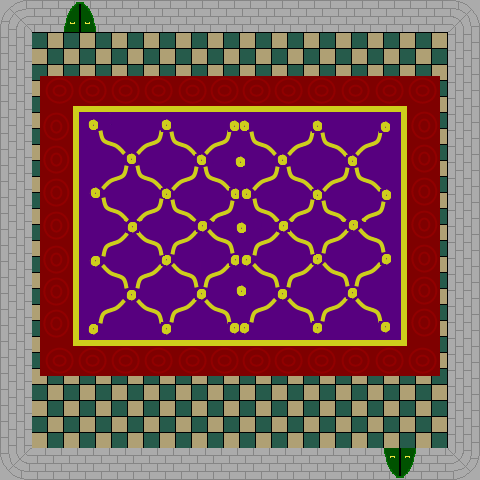

A 2D game scene composited from a Tiled map and its tileset images. What follows is a short description and the map's XML, with each tile layer's data collapsed to a summary:
An orthogonal 15x15 tile map with 32x32 px tiles, 2 tile layers (Tile Layer 1, giant carpet), 5 tilesets and 6 objects (4x torch, 2x carpet).

<map version="1.0" orientation="orthogonal" width="15" height="15" tilewidth="32" tileheight="32">
 <tileset firstgid="1" name="tiles-wall-floor" tilewidth="32" tileheight="32">
  <image source="../sprites/tiles-wall-floor.png" width="128" height="128" />
 </tileset>
 <tileset firstgid="17" name="walls-with-door" tilewidth="32" tileheight="32">
  <image source="../sprites/walls-with-door.png" width="128" height="128" />
 </tileset>
 <tileset firstgid="33" name="carpet" tilewidth="32" tileheight="32">
  <image source="../sprites/carpet.png" width="32" height="32" />
 </tileset>
 <tileset firstgid="34" name="torch" tilewidth="32" tileheight="32">
  <image source="../sprites/movingTorch.png" width="128" height="32" />
 </tileset>
 <tileset firstgid="38" name="giantCarpet" tilewidth="416" tileheight="324">
  <image source="../sprites/giantCarpet.png" width="416" height="324" />
 </tileset>
 <layer name="Tile Layer 1" width="15" height="15">
  <data>[225 cells, 225 non-empty, 11 distinct tile ids]</data>
 </layer>
 <layer name="giant carpet" width="15" height="15">
  <data>[225 cells, 1 non-empty, 1 distinct tile ids]</data>
 </layer>
 <objectgroup name="carpet" width="15" height="15" />
 <objectgroup name="objects" width="15" height="15">
  <object name="carpet" type="carpet" gid="33" x="64" y="33" width="32" height="16">
   <properties>
    <property name="target" value="1" />
   </properties>
  </object>
  <object name="carpet" type="carpet" gid="33" x="384" y="432" width="32" height="16">
   <properties>
    <property name="locked" value="yes" />
    <property name="target" value="2" />
   </properties>
  </object>
 </objectgroup>
 <objectgroup name="animated" width="15" height="15">
  <object type="torch" gid="34" x="11" y="290" />
  <object type="torch" gid="34" x="437" y="177" />
  <object type="torch" gid="34" x="289" y="46" />
  <object type="torch" gid="34" x="167" y="465" />
 </objectgroup>
</map>
